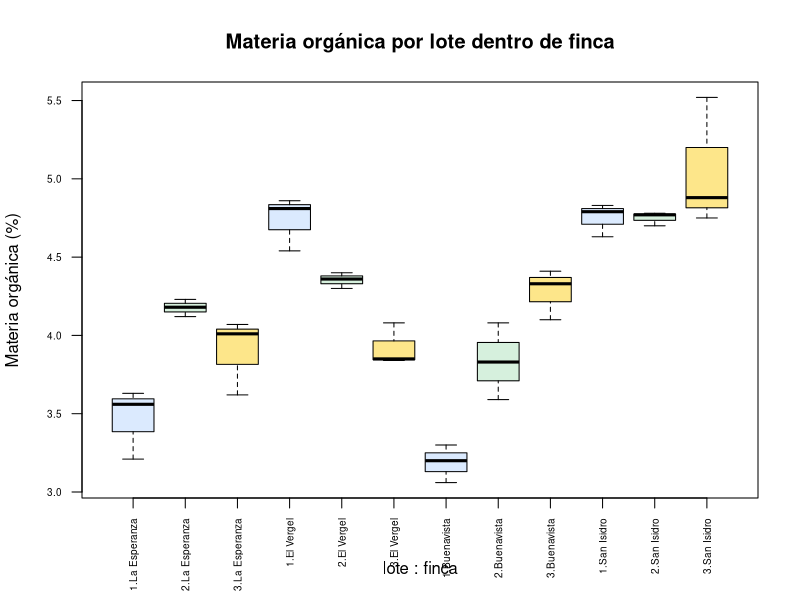
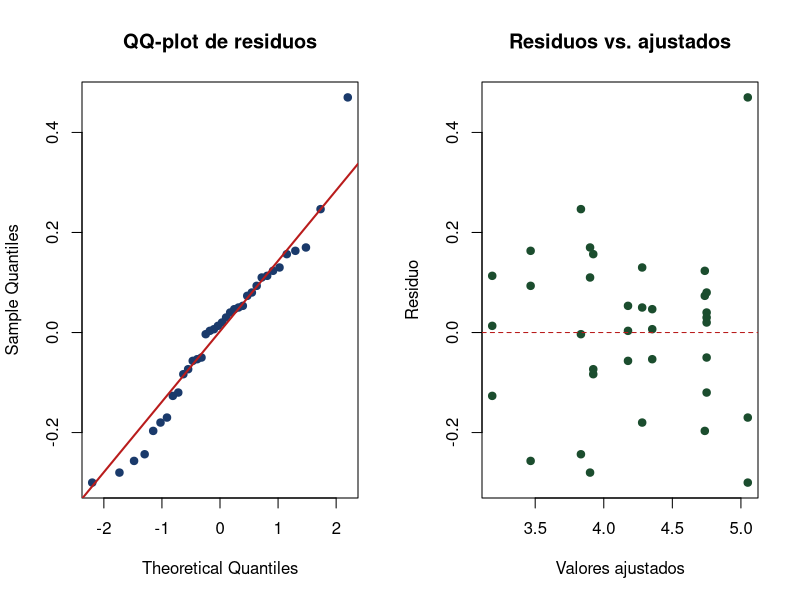
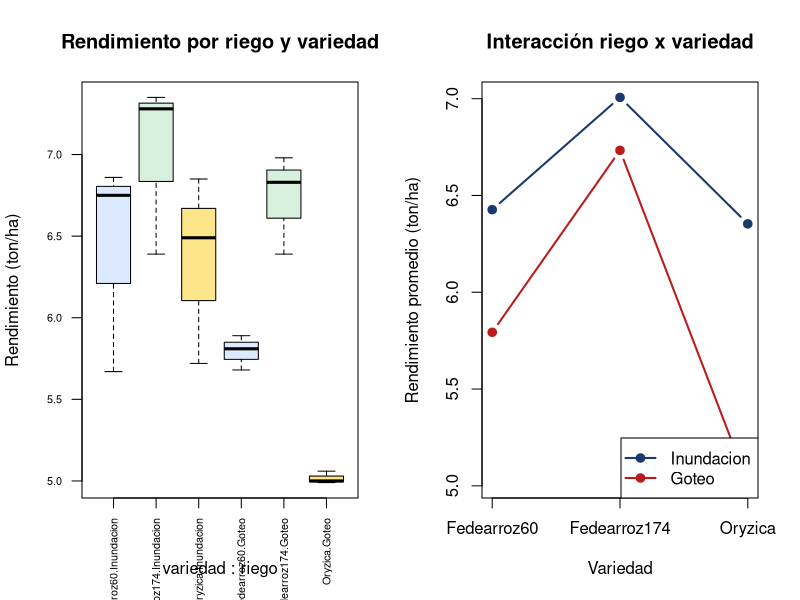

Here is the R script that generated these plots, in order:
## ---- chunk 1
#| label: boxplot-anidado
#| echo: false
#| fig-height: 3.2
fincas <- c("La Esperanza", "El Vergel", "Buenavista", "San Isidro")
finca <- factor(rep(fincas, each = 9), levels = fincas)
mo <- c(3.21,3.56,3.63,4.23,4.18,4.12,4.07,3.62,4.01,
        4.81,4.86,4.54,4.36,4.40,4.30,3.84,3.85,4.08,
        3.06,3.30,3.20,3.59,4.08,3.83,4.41,4.10,4.33,
        4.63,4.83,4.79,4.77,4.70,4.78,4.88,5.52,4.75)
lote <- factor(rep(rep(1:3, each = 3), times = 4))
datos_anidado <- data.frame(finca, lote, mo)
boxplot(mo ~ lote + finca, data = datos_anidado, col = c("#dbeafe","#d6f0dd","#fde68a"),
        las = 2, cex.axis = 0.6, ylab = "Materia orgánica (%)",
        main = "Materia orgánica por lote dentro de finca")
## ---- chunk 2
#| label: diag-anidado
#| echo: false
#| fig-height: 3.4
modelo_an <- aov(mo ~ finca + finca:lote, data = datos_anidado)
par(mfrow = c(1, 2))
qqnorm(residuals(modelo_an), main = "QQ-plot de residuos", pch = 19, col = "#1a3a6b")
qqline(residuals(modelo_an), col = "#b91c1c", lwd = 2)
plot(fitted(modelo_an), residuals(modelo_an), pch = 19, col = "#1b4d2e",
     xlab = "Valores ajustados", ylab = "Residuo", main = "Residuos vs. ajustados")
abline(h = 0, lty = 2, col = "#b91c1c")
## ---- chunk 3
#| label: boxplot-splitplot
#| echo: false
#| fig-height: 3
bloque <- factor(rep(1:3, each = 6))
riego  <- factor(rep(rep(c("Inundacion", "Goteo"), each = 3), times = 3),
                  levels = c("Inundacion", "Goteo"))
variedad <- factor(rep(c("Fedearroz60", "Fedearroz174", "Oryzica"), times = 6),
                    levels = c("Fedearroz60", "Fedearroz174", "Oryzica"))
rend <- c(5.67,6.39,5.72,5.81,6.98,5.00,
          6.75,7.28,6.49,5.68,6.39,4.99,
          6.86,7.35,6.85,5.89,6.83,5.06)
datos_sp <- data.frame(bloque, riego, variedad, rend)
boxplot(rend ~ variedad + riego, data = datos_sp, col = c("#dbeafe","#d6f0dd","#fde68a"),
        las = 2, cex.axis = 0.65, ylab = "Rendimiento (ton/ha)",
        main = "Rendimiento por riego y variedad")
## ---- chunk 4
#| label: interaccion-splitplot
#| echo: false
#| fig-height: 3.2
medias_iv <- tapply(datos_sp$rend, list(datos_sp$variedad, datos_sp$riego), mean)
matplot(1:3, medias_iv, type = "b", pch = 19, lty = 1, lwd = 2,
        col = c("#1a3a6b", "#b91c1c"), xaxt = "n",
        xlab = "Variedad", ylab = "Rendimiento promedio (ton/ha)",
        main = "Interacción riego x variedad")
axis(1, at = 1:3, labels = rownames(medias_iv))
legend("bottomright", legend = colnames(medias_iv), col = c("#1a3a6b", "#b91c1c"), lwd = 2, pch = 19)
